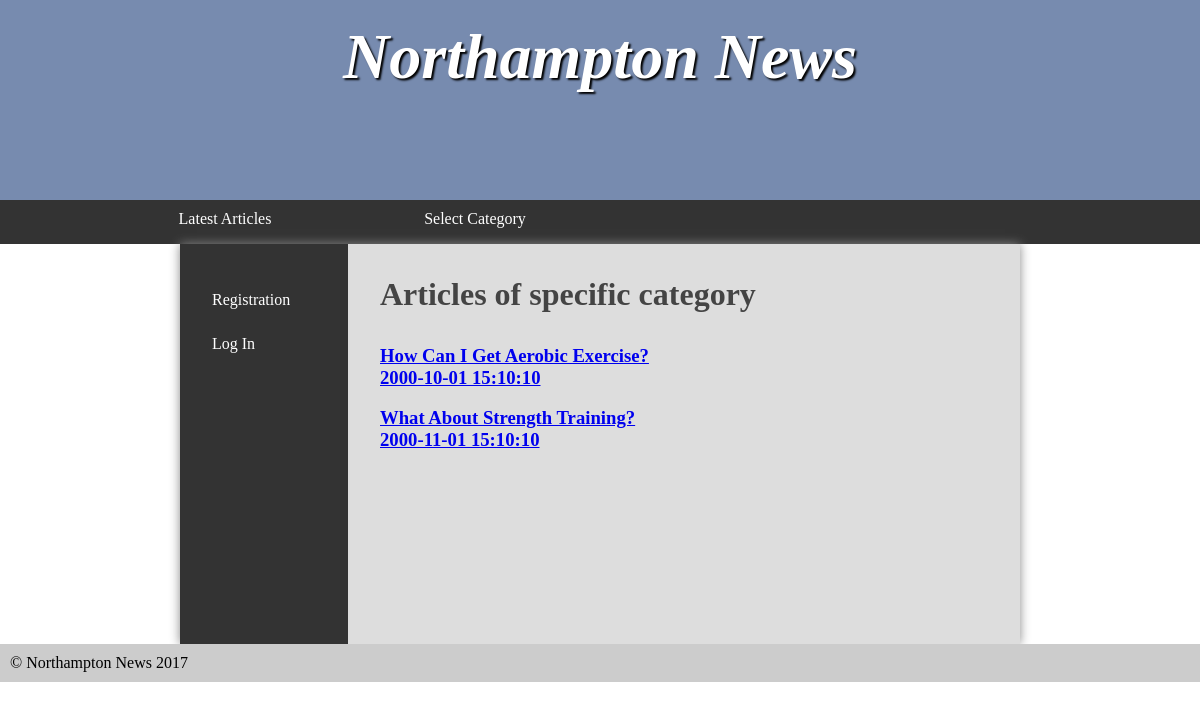
/php/src/index.php?activityReq=viewSelectedArticel&id=4, run on the app's committed database.
### tables this page shows
CREATE TABLE article(

    id INT(11) NOT NULL AUTO_INCREMENT,
    title VARCHAR(255) NOT NULL,
    content VARCHAR(255) NOT NULL,
    categoryId INT(11) NOT NULL,
    publishDate DATETIME NOT NULL,
    PRIMARY KEY (id),
    FOREIGN KEY (categoryId) REFERENCES category(id)
);

### php/src/userViewArticle.php (the view, shortened to what this page needs)
<nav>
		<ul>
			<li><a href="index.php">Latest Articles</a></li>
			<li><a href="#">Select Category</a>
			</li>
		</ul>
	</nav>

### php/src/categoryArticle.php
<article>
	<h2>Articles of specific category</h2>
	<?php
        require 'dbConn.php';
        $id = (int)$_GET['id'];
        $query = "SELECT id, title, content, publishDate FROM article WHERE categoryId = $id";
		$result = $pdo->query($query);
		foreach($result as $row){
            echo '<h3><a class="articleLink"  href = "index.php?activityReq=fullArticle&id='.$row['id'].'">'.$row['title'] . '<br>' . $row['publishDate'] .'</a></h3>' . '<br>';
		}
	?>
</article>
</main>

### php/src/styles.css (style rules this page uses)
* { margin: 0; padding: 0; }
html { font-family: 'Oxygen-Regular', times, verdana, sans-serif; }
body { background-color: #fff; }
nav { width: 100%; background-color: #333; overflow: auto; }
nav ul { width: 1000px; margin: auto; display: block; list-style-type: none; }
nav ul li { width: 25%; float: left; overflow: auto; text-align: center; }
nav a { color: white; padding-top: 10px; display: block; text-decoration: none; }
main h2 { font-size:2em; }
p, li, h2 { margin-bottom: 1em; }
ul { margin-left: 2em; }
main > article { display: table-cell; padding: 2em; }

### data on the page
article: title "How Can I Get Aerobic Exercise?", publishDate "2000-10-01 15:10:10"
article: title "What About Strength Training?", publishDate "2000-11-01 15:10:10"
